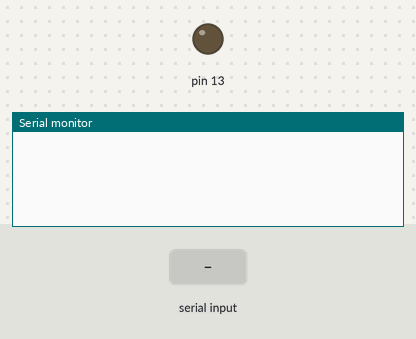
Recording of a sketch running on a simulated Arduino Uno, built with avr-gcc and run on an emulated ATmega328P. Shown: output pins drawn as LEDs (lit = HIGH), the last lines printed to the serial monitor. Inputs (shaded band) come from the test bench.

Above: at 1.2 s.
1.3 s: "90,45,200\n" received over Serial
At 3.0 s:
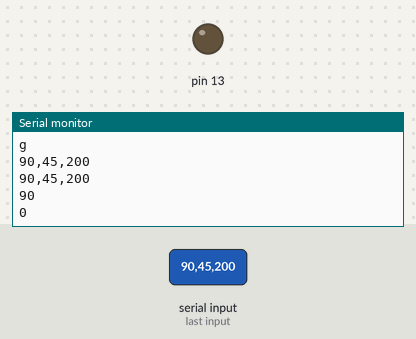
3.8 s: "90,45\n" received over Serial
At 5.5 s:
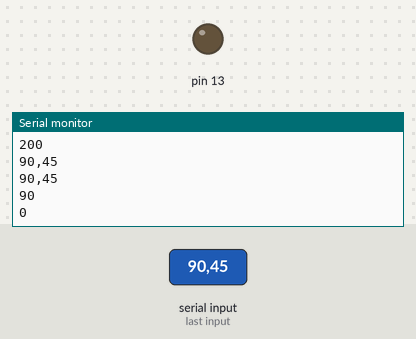
Timing chart, 0 to 7.0 s (numbered marks = the images above; inputs shaded):
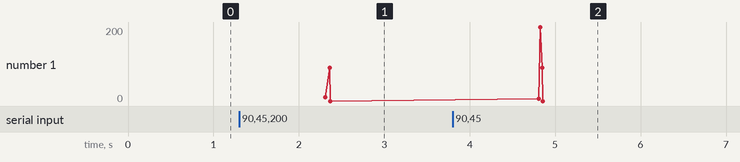

Measured:
- after the input at 1.3 s, the serial monitor: prints a new line after 1.0 s (image 1)
- after the input at 3.8 s, the serial monitor: prints a new line after 1.0 s (image 2)

The sketch:

splitting_serial.ino
```cpp
#define INPUT_SIZE 30

void setup(){
  Serial.begin(9600);
  pinMode(13,OUTPUT);
}

void loop(){
//  char input[INPUT_SIZE + 1];
  if(Serial.available()>0){
  char input[INPUT_SIZE + 1];
  byte size = Serial.readBytes(input, INPUT_SIZE);
  Serial.println(size);
  Serial.println("******");
  Serial.println(input);
  input[size] = 0;
  Serial.println(input);
//  for(int i=0;i<=2;i++){
  char* command = strtok(input, "&");
  Serial.println(command);
//  }
//  while(sizeof(command)!=0){
    char* separator = strchr(command, ":");
    Serial.println(separator);
//    if(separator!= 0){
//      *separator = 0;
      int servoId = atoi(command);
      Serial.println(servoId);
      ++separator;
      int pos = atoi(separator);
      Serial.println(pos);
//    }
    command = strtok(0,"&");
  }
}
```
